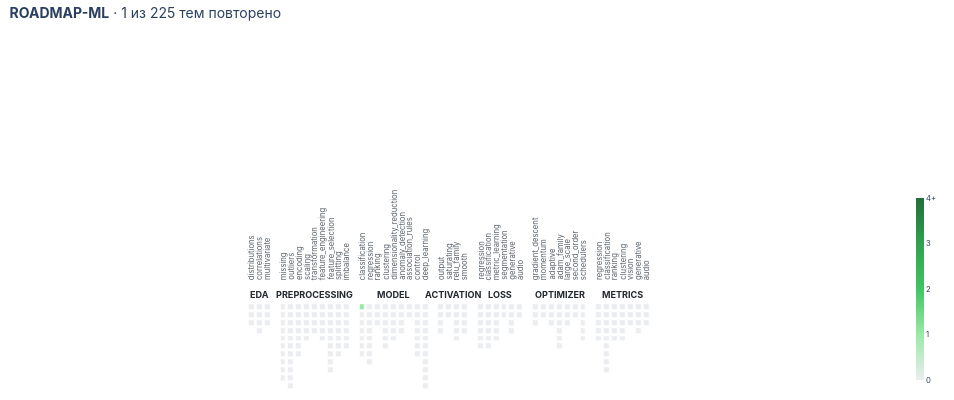

Notebook code for this chart:
### Code cell
import numpy as np
import pandas as pd
import plotly.graph_objects as go

df = pd.read_csv("roadmap_tracker.csv", encoding="utf-8-sig")
df["repeated"] = pd.to_numeric(df["repeated"], errors="coerce").fillna(0)    # повторения → числа

S = 0.7                                          # масштаб: 0.7 = минус 30%; 1 — исходный размер
CELL, LABEL_H, HEAD_H = 24 * S, 170 * S, 28 * S  # кубик, полоса под подписи разделов, полоса под название этапа
order = ["eda", "preprocessing", "model", "activation", "loss", "optimizer", "metrics"]

cols_z, cols_text, chapters, heads = [], [], [], []
for step in order:
    start = len(cols_z)                                                      # первый столбец этапа
    for chapter, grp in df[df["step"] == step].groupby("chapter", sort=False):
        chapters.append((len(cols_z), chapter.split("/")[-1]))               # столбец раздела и его подпись
        cols_z.append(list(grp["repeated"].clip(upper=4)))                   # кубики = темы раздела
        cols_text.append([f"<b>{t}</b><br>{c}<br>повторений: {int(n)}"
                          for t, c, n in zip(grp["topic"], grp["chapter"], grp["repeated"])])
    heads.append(((start + len(cols_z) - 1) / 2, step))                      # центр этапа
    cols_z.append([]); cols_text.append([])                                  # отступ между этапами
cols_z.pop(); cols_text.pop()

height = max(len(c) for c in cols_z)
z = np.array([c + [np.nan] * (height - len(c)) for c in cols_z], dtype=float).T         # .T — поворот
text = np.array([c + [""] * (height - len(c)) for c in cols_text], dtype=object).T

fig = go.Figure(go.Heatmap(
    z=z, text=text, hoverinfo="text", xgap=4 * S, ygap=4 * S,
    colorscale=["#ebedf0", "#9be9a8", "#40c463", "#30a14e", "#216e39"],
    zmin=0, zmax=4,
    colorbar=dict(tickvals=[0, 1, 2, 3, 4], ticktext=["0", "1", "2", "3", "4+"],
                  thickness=12 * S, len=1, y=0.5, yanchor="middle", outlinewidth=0,
                  tickfont=dict(size=11 * S)),
))

for x, step in heads:                                                        # названия этапов — по центру своих столбцов
    fig.add_annotation(x=x, y=-0.7, xanchor="center", yanchor="bottom",
                       text=f"<b>{step.upper()}</b>",
                       showarrow=False, font=dict(size=13 * S, color="#24292f"))

for x, name in chapters:                                                     # подписи разделов — вертикально, над этапом
    fig.add_annotation(x=x, y=-0.7, yshift=HEAD_H, text=name, textangle=-90,
                       xanchor="center", yanchor="bottom",
                       showarrow=False, font=dict(size=11 * S, color="#57606a"))

fig.update_xaxes(visible=False)
fig.update_yaxes(visible=False, autorange="reversed", scaleanchor="x")
fig.update_layout(
    title=dict(text=f"<b>ROADMAP-ML</b> · {int((df['repeated'] > 0).sum())} из {len(df)} тем повторено",
               x=0.01, y=0.98, yanchor="top", font=dict(size=20 * S)),
    font=dict(family="Inter, Helvetica, Arial"),
    width=CELL * z.shape[1] + 140 * S, height=CELL * height + LABEL_H + HEAD_H + 110 * S,
    plot_bgcolor="white", paper_bgcolor="white",
    margin=dict(t=LABEL_H + HEAD_H + 70 * S, l=10, r=10, b=10),
)
fig.show()

### Figure 1 — Plotly figure (JSON) as saved in the notebook; plotly's stock layout.template omitted (floating-point values rounded to 4 significant figures; data arrays with more than 128 entries replaced by an {"elided": "..."} marker saying what was removed)
{"data": [{"colorbar": {"len": 1, "outlinewidth": 0, "thickness": 8.4, "tickfont": {"size": 7.7}, "ticktext": ["0", "1", "2", "3", "4+"], "tickvals": [0, 1, 2, 3, 4], "y": 0.5, "yanchor": "middle"}, "colorscale": [[0.0, "#ebedf0"], [0.25, "#9be9a8"], [0.5, "#40c463"], [0.75, "#30a14e"], [1.0, "#216e39"]], "hoverinfo": "text", "text": {"elided": "11x51 str values"}, "xgap": 2.8, "ygap": 2.8, "z": {"elided": "11x51 float values"}, "zmax": 4, "zmin": 0, "type": "heatmap"}], "layout": {"annotations": [{"font": {"color": "#24292f", "size": 9.1}, "showarrow": false, "text": "<b>EDA</b>", "x": 1.0, "xanchor": "center", "y": -0.7, "yanchor": "bottom"}, {"font": {"color": "#24292f", "size": 9.1}, "showarrow": false, "text": "<b>PREPROCESSING</b>", "x": 8.0, "xanchor": "center", "y": -0.7, "yanchor": "bottom"}, {"font": {"color": "#24292f", "size": 9.1}, "showarrow": false, "text": "<b>MODEL</b>", "x": 18.0, "xanchor": "center", "y": -0.7, "yanchor": "bottom"}, {"font": {"color": "#24292f", "size": 9.1}, "showarrow": false, "text": "<b>ACTIVATION</b>", "x": 25.5, "xanchor": "center", "y": -0.7, "yanchor": "bottom"}, {"font": {"color": "#24292f", "size": 9.1}, "showarrow": false, "text": "<b>LOSS</b>", "x": 31.5, "xanchor": "center", "y": -0.7, "yanchor": "bottom"}, {"font": {"color": "#24292f", "size": 9.1}, "showarrow": false, "text": "<b>OPTIMIZER</b>", "x": 39.0, "xanchor": "center", "y": -0.7, "yanchor": "bottom"}, {"font": {"color": "#24292f", "size": 9.1}, "showarrow": false, "text": "<b>METRICS</b>", "x": 47.0, "xanchor": "center", "y": -0.7, "yanchor": "bottom"}, {"font": {"color": "#57606a", "size": 7.7}, "showarrow": false, "text": "distributions", "textangle": -90, "x": 0, "xanchor": "center", "y": -0.7, "yanchor": "bottom", "yshift": 19.6}, {"font": {"color": "#57606a", "size": 7.7}, "showarrow": false, "text": "correlations", "textangle": -90, "x": 1, "xanchor": "center", "y": -0.7, "yanchor": "bottom", "yshift": 19.6}, {"font": {"color": "#57606a", "size": 7.7}, "showarrow": false, "text": "multivariate", "textangle": -90, "x": 2, "xanchor": "center", "y": -0.7, "yanchor": "bottom", "yshift": 19.6}, {"font": {"color": "#57606a", "size": 7.7}, "showarrow": false, "text": "missing", "textangle": -90, "x": 4, "xanchor": "center", "y": -0.7, "yanchor": "bottom", "yshift": 19.6}, {"font": {"color": "#57606a", "size": 7.7}, "showarrow": false, "text": "outliers", "textangle": -90, "x": 5, "xanchor": "center", "y": -0.7, "yanchor": "bottom", "yshift": 19.6}, {"font": {"color": "#57606a", "size": 7.7}, "showarrow": false, "text": "encoding", "textangle": -90, "x": 6, "xanchor": "center", "y": -0.7, "yanchor": "bottom", "yshift": 19.6}, {"font": {"color": "#57606a", "size": 7.7}, "showarrow": false, "text": "scaling", "textangle": -90, "x": 7, "xanchor": "center", "y": -0.7, "yanchor": "bottom", "yshift": 19.6}, {"font": {"color": "#57606a", "size": 7.7}, "showarrow": false, "text": "transformation", "textangle": -90, "x": 8, "xanchor": "center", "y": -0.7, "yanchor": "bottom", "yshift": 19.6}, {"font": {"color": "#57606a", "size": 7.7}, "showarrow": false, "text": "feature_engineering", "textangle": -90, "x": 9, "xanchor": "center", "y": -0.7, "yanchor": "bottom", "yshift": 19.6}, {"font": {"color": "#57606a", "size": 7.7}, "showarrow": false, "text": "feature_selection", "textangle": -90, "x": 10, "xanchor": "center", "y": -0.7, "yanchor": "bottom", "yshift": 19.6}, {"font": {"color": "#57606a", "size": 7.7}, "showarrow": false, "text": "splitting", "textangle": -90, "x": 11, "xanchor": "center", "y": -0.7, "yanchor": "bottom", "yshift": 19.6}, {"font": {"color": "#57606a", "size": 7.7}, "showarrow": false, "text": "imbalance", "textangle": -90, "x": 12, "xanchor": "center", "y": -0.7, "yanchor": "bottom", "yshift": 19.6}, {"font": {"color": "#57606a", "size": 7.7}, "showarrow": false, "text": "classification", "textangle": -90, "x": 14, "xanchor": "center", "y": -0.7, "yanchor": "bottom", "yshift": 19.6}, {"font": {"color": "#57606a", "size": 7.7}, "showarrow": false, "text": "regression", "textangle": -90, "x": 15, "xanchor": "center", "y": -0.7, "yanchor": "bottom", "yshift": 19.6}, {"font": {"color": "#57606a", "size": 7.7}, "showarrow": false, "text": "ranking", "textangle": -90, "x": 16, "xanchor": "center", "y": -0.7, "yanchor": "bottom", "yshift": 19.6}, {"font": {"color": "#57606a", "size": 7.7}, "showarrow": false, "text": "clustering", "textangle": -90, "x": 17, "xanchor": "center", "y": -0.7, "yanchor": "bottom", "yshift": 19.6}, {"font": {"color": "#57606a", "size": 7.7}, "showarrow": false, "text": "dimensionality_reduction", "textangle": -90, "x": 18, "xanchor": "center", "y": -0.7, "yanchor": "bottom", "yshift": 19.6}, {"font": {"color": "#57606a", "size": 7.7}, "showarrow": false, "text": "anomaly_detection", "textangle": -90, "x": 19, "xanchor": "center", "y": -0.7, "yanchor": "bottom", "yshift": 19.6}, {"font": {"color": "#57606a", "size": 7.7}, "showarrow": false, "text": "association_rules", "textangle": -90, "x": 20, "xanchor": "center", "y": -0.7, "yanchor": "bottom", "yshift": 19.6}, {"font": {"color": "#57606a", "size": 7.7}, "showarrow": false, "text": "control", "textangle": -90, "x": 21, "xanchor": "center", "y": -0.7, "yanchor": "bottom", "yshift": 19.6}, {"font": {"color": "#57606a", "size": 7.7}, "showarrow": false, "text": "deep_learning", "textangle": -90, "x": 22, "xanchor": "center", "y": -0.7, "yanchor": "bottom", "yshift": 19.6}, {"font": {"color": "#57606a", "size": 7.7}, "showarrow": false, "text": "output", "textangle": -90, "x": 24, "xanchor": "center", "y": -0.7, "yanchor": "bottom", "yshift": 19.6}, {"font": {"color": "#57606a", "size": 7.7}, "showarrow": false, "text": "saturating", "textangle": -90, "x": 25, "xanchor": "center", "y": -0.7, "yanchor": "bottom", "yshift": 19.6}, {"font": {"color": "#57606a", "size": 7.7}, "showarrow": false, "text": "relu_family", "textangle": -90, "x": 26, "xanchor": "center", "y": -0.7, "yanchor": "bottom", "yshift": 19.6}, {"font": {"color": "#57606a", "size": 7.7}, "showarrow": false, "text": "smooth", "textangle": -90, "x": 27, "xanchor": "center", "y": -0.7, "yanchor": "bottom", "yshift": 19.6}, {"font": {"color": "#57606a", "size": 7.7}, "showarrow": false, "text": "regression", "textangle": -90, "x": 29, "xanchor": "center", "y": -0.7, "yanchor": "bottom", "yshift": 19.6}, {"font": {"color": "#57606a", "size": 7.7}, "showarrow": false, "text": "classification", "textangle": -90, "x": 30, "xanchor": "center", "y": -0.7, "yanchor": "bottom", "yshift": 19.6}, {"font": {"color": "#57606a", "size": 7.7}, "showarrow": false, "text": "metric_learning", "textangle": -90, "x": 31, "xanchor": "center", "y": -0.7, "yanchor": "bottom", "yshift": 19.6}, {"font": {"color": "#57606a", "size": 7.7}, "showarrow": false, "text": "segmentation", "textangle": -90, "x": 32, "xanchor": "center", "y": -0.7, "yanchor": "bottom", "yshift": 19.6}, {"font": {"color": "#57606a", "size": 7.7}, "showarrow": false, "text": "generative", "textangle": -90, "x": 33, "xanchor": "center", "y": -0.7, "yanchor": "bottom", "yshift": 19.6}, {"font": {"color": "#57606a", "size": 7.7}, "showarrow": false, "text": "audio", "textangle": -90, "x": 34, "xanchor": "center", "y": -0.7, "yanchor": "bottom", "yshift": 19.6}, {"font": {"color": "#57606a", "size": 7.7}, "showarrow": false, "text": "gradient_descent", "textangle": -90, "x": 36, "xanchor": "center", "y": -0.7, "yanchor": "bottom", "yshift": 19.6}, {"font": {"color": "#57606a", "size": 7.7}, "showarrow": false, "text": "momentum", "textangle": -90, "x": 37, "xanchor": "center", "y": -0.7, "yanchor": "bottom", "yshift": 19.6}, {"font": {"color": "#57606a", "size": 7.7}, "showarrow": false, "text": "adaptive", "textangle": -90, "x": 38, "xanchor": "center", "y": -0.7, "yanchor": "bottom", "yshift": 19.6}, {"font": {"color": "#57606a", "size": 7.7}, "showarrow": false, "text": "adam_family", "textangle": -90, "x": 39, "xanchor": "center", "y": -0.7, "yanchor": "bottom", "yshift": 19.6}, {"font": {"color": "#57606a", "size": 7.7}, "showarrow": false, "text": "large_scale", "textangle": -90, "x": 40, "xanchor": "center", "y": -0.7, "yanchor": "bottom", "yshift": 19.6}, {"font": {"color": "#57606a", "size": 7.7}, "showarrow": false, "text": "second_order", "textangle": -90, "x": 41, "xanchor": "center", "y": -0.7, "yanchor": "bottom", "yshift": 19.6}, {"font": {"color": "#57606a", "size": 7.7}, "showarrow": false, "text": "schedulers", "textangle": -90, "x": 42, "xanchor": "center", "y": -0.7, "yanchor": "bottom", "yshift": 19.6}, {"font": {"color": "#57606a", "size": 7.7}, "showarrow": false, "text": "regression", "textangle": -90, "x": 44, "xanchor": "center", "y": -0.7, "yanchor": "bottom", "yshift": 19.6}, {"font": {"color": "#57606a", "size": 7.7}, "showarrow": false, "text": "classification", "textangle": -90, "x": 45, "xanchor": "center", "y": -0.7, "yanchor": "bottom", "yshift": 19.6}, {"font": {"color": "#57606a", "size": 7.7}, "showarrow": false, "text": "ranking", "textangle": -90, "x": 46, "xanchor": "center", "y": -0.7, "yanchor": "bottom", "yshift": 19.6}, {"font": {"color": "#57606a", "size": 7.7}, "showarrow": false, "text": "clustering", "textangle": -90, "x": 47, "xanchor": "center", "y": -0.7, "yanchor": "bottom", "yshift": 19.6}, {"font": {"color": "#57606a", "size": 7.7}, "showarrow": false, "text": "vision", "textangle": -90, "x": 48, "xanchor": "center", "y": -0.7, "yanchor": "bottom", "yshift": 19.6}, {"font": {"color": "#57606a", "size": 7.7}, "showarrow": false, "text": "generative", "textangle": -90, "x": 49, "xanchor": "center", "y": -0.7, "yanchor": "bottom", "yshift": 19.6}, {"font": {"color": "#57606a", "size": 7.7}, "showarrow": false, "text": "audio", "textangle": -90, "x": 50, "xanchor": "center", "y": -0.7, "yanchor": "bottom", "yshift": 19.6}], "xaxis": {"visible": false}, "yaxis": {"visible": false, "autorange": "reversed", "scaleanchor": "x"}, "title": {"font": {"size": 14.0}, "text": "<b>ROADMAP-ML</b> · 1 из 225 тем повторено", "x": 0.01, "y": 0.98, "yanchor": "top"}, "font": {"family": "Inter, Helvetica, Arial"}, "margin": {"t": 187.6, "l": 10, "r": 10, "b": 10}, "width": 954.8, "height": 400.4, "plot_bgcolor": "white", "paper_bgcolor": "white"}}
